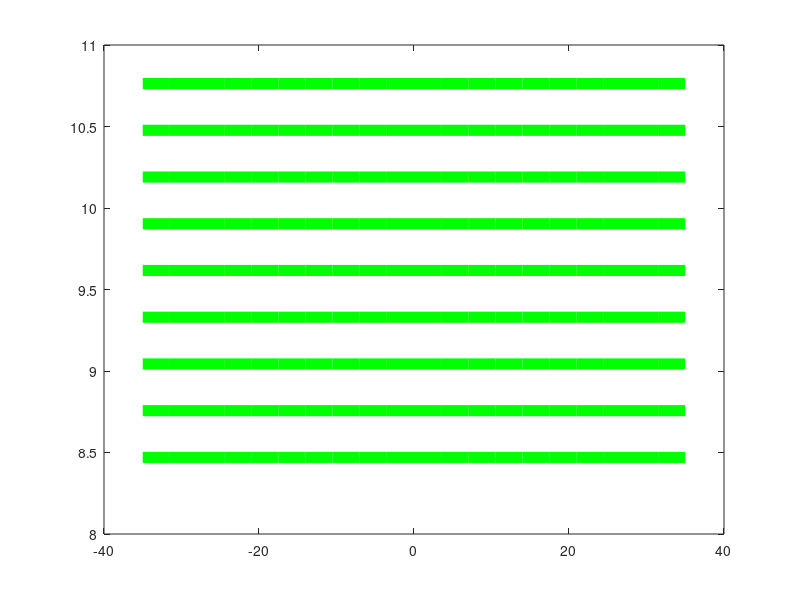

Write MATLAB code to recreate this figure. (Note: this script raises an error after producing the figure.)
% Behtash Behin-Aein
clear; clc
% Last Update: 9-08-2016
% Used for Extracting scaling laws

% --------------------------------------------------
% This code computes the diameter of the concentric 
% discs for a given input taper angle and desired thickness
%
% -------------------------------------------------
global R t
% CV0 stack
tic
Theta = 60 * pi/180;   % [72 65 58 51]
t_free = 2.58;
R_free = 70/2; % 
f = 1;
t_AP1 = 4.16 * 1.0;   % For %10 higher, multiply Ms_AP1 and t_AP1 by 1.1
% ---------
t_AP2 = 1.7;
t_TL = 0.35;  
t_RL = 0.86; 
% ---------
% Ms in units of 10^6 A/m
V2_POR_mag = 2.36;
V2_POR_tAP1 = 4.16;
V2_POR_Mag_o_tot = V2_POR_mag / V2_POR_tAP1;
%
%
Ms_AP1 = 366 * 1.0 * 1e-6/(t_AP1*1e-7) * (1000 * 1e-6);    
Ms_AP2 = 255 * 1e-6/(t_AP2*1e-7) * (1000 * 1e-6);
Ms_RL =  111 * (95/95) * 1e-6/(t_RL*1e-7)  * (1000 * 1e-6);

t_Ru = 0.2;
t_TB1 = 1.2; 
t_seed = 0;
H = t_TB1 + t_RL + t_TL + t_AP2 + t_Ru + t_AP1;
W = H / tan(Theta);
SS = 1 *(20 - (t_AP2+t_RL+t_TL)/tan(Theta));   % Width of the side shoulder 
%------------
res_nm = 0.3;
%------------
EDR_RL  = 1;% 0.83 with 10; % Etch damage ratio  (lower is more damage)
EDR_AP2 = 1;% 0.83 with 10 % Etch damage ratio  (lower is more damage)
EDR_AP1 = 1;% 1.05 with 10 % Etch damage ratio  (lower is more damage)

%%%%%%%%%%%%%%%%%%%%%%%%%%%%%%%%%%%%%%
% This is for FL
%%%%%%%%%%%%%%%%%%%%%%%%%%%%%%%%%%%%%%

N_FL = round(t_free/res_nm);   % Number of discs in a magnet
y_a = linspace(t_seed+t_AP1+t_Ru+t_AP2+t_RL+t_TL+t_TB1 , t_seed+t_AP1+t_Ru+t_AP2+t_RL+t_TL+t_TB1+t_free, N_FL);
start = t_seed+t_AP1+t_Ru+t_AP2+t_TL +t_RL+t_TB1;
R_FL = zeros(1,N_FL);
delta_FL = zeros(1,N_FL);
for yy=1:length(y_a)
    t = t_free/N_FL;
    xi = (W/H)*y_a(yy);
    Wi = W - xi;
    R_FL(yy) = R_free + Wi*0; R = R_FL(yy);
    delta_FL(yy) = t*(yy-1);
end
D_FL = 2*R_FL;
sV_FL = sum(R_FL)*t;   % Scaled volume
for cc = 1:N_FL
    figure(1)
    plot(linspace(-R_FL(cc),R_FL(cc),21),start+(cc-1)*t*ones(1,21),'g-','linewidth',8);hold on 
end 

%%%%%%%%%%%%%%%%%%%%%%%%%%%%%%%%%%%%%%
% This is for RL
%%%%%%%%%%%%%%%%%%%%%%%%%%%%%%%%%%%%%%
N = round(t_RL/res_nm);   % Number of discs in a magnet
t = t_RL/N;
y_a = linspace(t_seed+t_AP1+t_Ru+t_AP2+t_TL, t_seed+t_AP1+t_Ru+t_AP2+t_TL+t_RL, N);
start = t_seed+t_AP1+t_Ru+t_AP2+t_TL;
R_RL = zeros(1,N);
delta_RL = zeros(1,N);
Hcpl_RL = zeros(1,N);
crt=0;
for yy=1:length(y_a)
    xi = (W/H)*y_a(yy);
    Wi = W - xi;
    R_RL(yy) = R_free + Wi + EDR_RL *SS; R = R_RL(yy);
    delta_RL(yy) = t*(N-yy) + t_TB1;
    Hcpl_RLyFLy = zeros(1,N_FL);
    % --------------------------------------------------------
    for nn=1:N_FL
        R_free_nn = R_FL(nn);
        sV_FLy= R_free_nn*t_free/N_FL;
        Hcpl_RLyFLy(nn) = Hcpl_Disc_Offset(delta_RL(yy)+delta_FL(nn),Ms_RL,R_free_nn,t_free/N_FL,crt) * (sV_FLy/sV_FL);
    end
    Hcpl_RL(yy) = sum(Hcpl_RLyFLy);
    % --------------------------------------------------------
end
Area_RL = ( pi * (R_RL(1).^2) * 1e-14);
mu_RL = Ms_RL * 1e3 * 1e6 * sum( pi * (R_RL.^2) * t *1e-21);
H_RL = sum(Hcpl_RL);
D_RL = 2*R_RL;
for cc = 1:N
    figure(1)
    plot(linspace(-R_RL(cc),R_RL(cc),21),start+(cc-1)*t*ones(1,21),'b-','linewidth',8);hold on 
end 
%%%% ----------------------------------------
%%%% ----------------------------------------
%%%%%%%%%%%%%%%%%%%%%%%%%%%%%%%%%%%%%%
% This is for AP2
%%%%%%%%%%%%%%%%%%%%%%%%%%%%%%%%%%%%%%
N = round(t_AP2/res_nm);   % Number of discs in a magnet
y_a = linspace(t_seed+t_AP1+t_Ru,t_seed+t_AP1+t_Ru+t_AP2, N);
start = t_seed+t_AP1+t_Ru;
RAP2 = zeros(1,N);
delta_AP2 = zeros(1,N);
Hcpl_AP2 = zeros(1,N);
crt=0;
t = t_AP2/N;
for yy=1:length(y_a)
    xi = (W/H)*y_a(yy);
    Wi = W - xi;
    RAP2(yy) = R_free + Wi + EDR_AP2 *SS; R = RAP2(yy);
    delta_AP2(yy) = t*(N-yy) + t_TB1 + t_RL;
    Hcpl_AP2yFLy = zeros(1,N_FL);
    % --------------------------------------------------------
    for nn=1:N_FL
        R_free_nn = R_FL(nn);
        sV_FLy= R_free_nn*t_free/N_FL;
        Hcpl_AP2yFLy(nn) = Hcpl_Disc_Offset(delta_AP2(yy)+delta_FL(nn),Ms_AP2,R_free_nn,t_free/N_FL,crt) * (sV_FLy/sV_FL);
    end
    Hcpl_AP2(yy) = sum(Hcpl_AP2yFLy); 
end
Area_AP2 = ( pi * (RAP2(1).^2) * 1e-14);
mu_AP2 = Ms_AP2 * 1e3 * 1e6 * sum( pi * (RAP2.^2) * t *1e-21); 
H_AP2 = sum(Hcpl_AP2);
D_AP2 = 2*RAP2; 
for cc = 1:N
    figure(1)
    plot(linspace(-RAP2(cc),RAP2(cc),21),start+(cc-1)*t*ones(1,21),'b-','linewidth',8);hold on 
end 
%%%%%%%%%%%%%%%%%%%%%%%%%%%%%%%%%%
% This is for AP1
%%%%%%%%%%%%%%%%%%%%%%%%%%%%%%%%%%
N = round(t_AP1/res_nm);   % Number of discs in a magnet
y_a = linspace(t_seed,t_seed+t_AP1,N);
start = t_seed;
RAP1 = zeros(1,N);
delta_AP1 = zeros(1,N);
Hcpl_AP1 = zeros(1,N);
crt=0;
t = t_AP1/N;
for yy=1:length(y_a);
    xi = (W/H)*y_a(yy);
    Wi = W - xi;
    RAP1(yy) = R_free + Wi + EDR_AP1 *SS; R = RAP1(yy);2*R
    delta_AP1(yy) = t*(N-yy) + t_Ru + t_AP2 + t_RL + t_TB1; 
    Hcpl_AP1yFLy = zeros(1,N_FL);
    % --------------------------------------------------------
    for nn=1:N_FL
        R_free_nn = R_FL(nn);
        sV_FLy= R_free_nn*t_free/N_FL;
        Hcpl_AP1yFLy(nn) = Hcpl_Disc_Offset(delta_AP1(yy)+delta_FL(nn),Ms_AP1,R_free_nn,t_free/N_FL,crt) * (sV_FLy/sV_FL);
    end
    Hcpl_AP1(yy) = sum(Hcpl_AP1yFLy);
end
Area_AP1 = ( pi * (RAP1(1).^2) * 1e-14);
mu_AP1 = Ms_AP1 * 1e3 * 1e6 * sum( pi * (RAP1.^2) * t *1e-21); 
H_AP1 = sum(Hcpl_AP1);
D_AP1 = 2*RAP1;
for cc = 1:N
    figure(1)
    plot(linspace(-RAP1(cc),RAP1(cc),21),start+(cc-1)*t*ones(1,21),'r-','linewidth',8);hold on 
end
figure(1)
ylim([-1 15])
xlim([-70 70])
set(gcf,'color','w')
set(gca,'fontsize',24)
xlabel('Width  [nm]','fontsize',24)
ylabel('Height [nm]','fontsize',24)
%
%%%%%%%%%%%%%%%%%%%%
BitCount = 7.4e8;
moment_AP2 = (mu_AP2 + mu_RL) * BitCount
mu_AP2_Film = moment_AP2 / (BitCount * Area_AP2);  % mu-emu/cm^2
%----------------------------------------
moment_AP1 = mu_AP1 * BitCount 
mu_AP1_Film = moment_AP1 / (BitCount * Area_AP1);  % mu-emu/cm^2
%----------------------------------------
moment_ratio_2o1 = moment_AP2 / moment_AP1
H_tot_cpl = H_RL + H_AP2 - H_AP1

toc